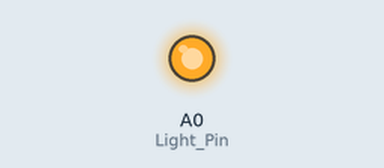
A sketch run on a simulated Arduino Uno, built with avr-gcc and run on an emulated ATmega328P. On the bench: output pins drawn as LEDs (lit = HIGH). Pins used as bus, display or sensor lines are not drawn.

Above: at 0.1 s.
At 60.1 s:
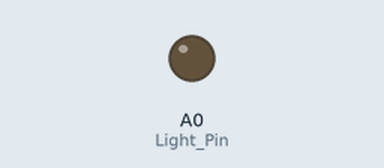
Timing chart, 0 to 61.6 s (numbered marks = the images above):
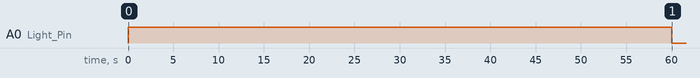

Measured:
- by itself, A0 (Light_Pin): LOW → HIGH at 0.00 s, → LOW 60.0 s later

The sketch:

Final.ino
```cpp
const unsigned long time_free = 10; //Time in free spin
const unsigned long time_user = 1; //Time in free spin
const int Light_Pin = A0;
const int Power_Pin = A1;

void setup() {
  // Setting up the pins and then setting them to low
  pinMode(Light_Pin, OUTPUT);
  pinMode(Power_Pin, OUTPUT);
  digitalWrite(Light_Pin,LOW);
  digitalWrite(Power_Pin,LOW);
}

void loop() {
  // Setting pins high
  digitalWrite(Light_Pin,HIGH);
  digitalWrite(Power_Pin,HIGH);

  //This is the delay for the user to spin the wheel
  delay(time_user*60*1000);

  //Setting Pins low
  digitalWrite(Light_Pin,LOW);
  digitalWrite(Power_Pin,LOW);

  //Time in free spin
  delay(time_free*60*1000);
}
```
